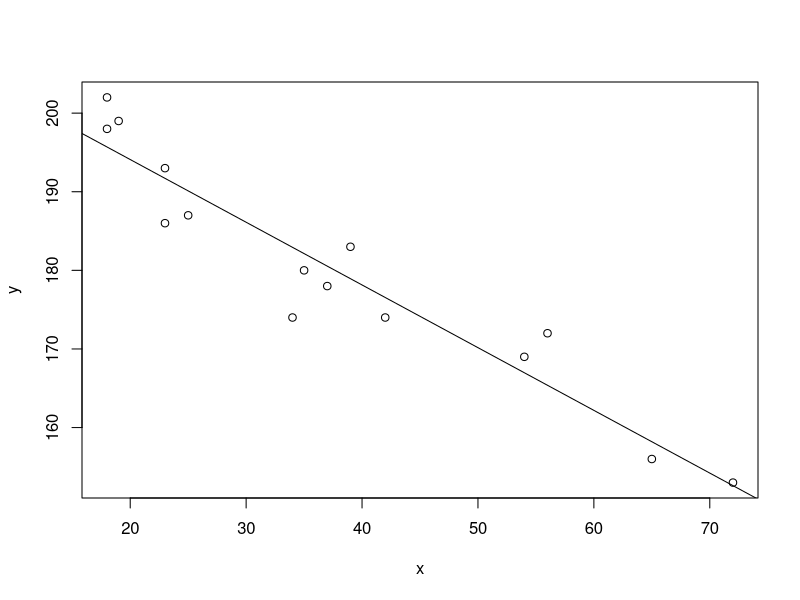
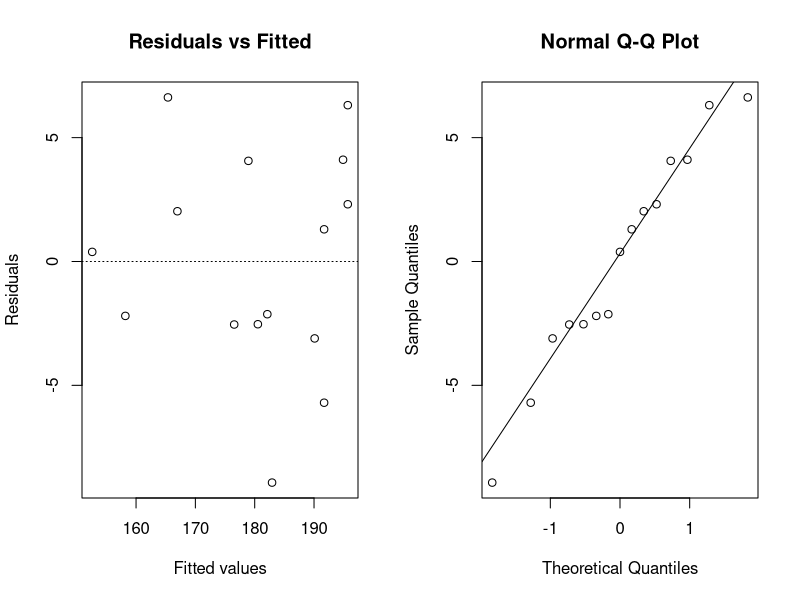
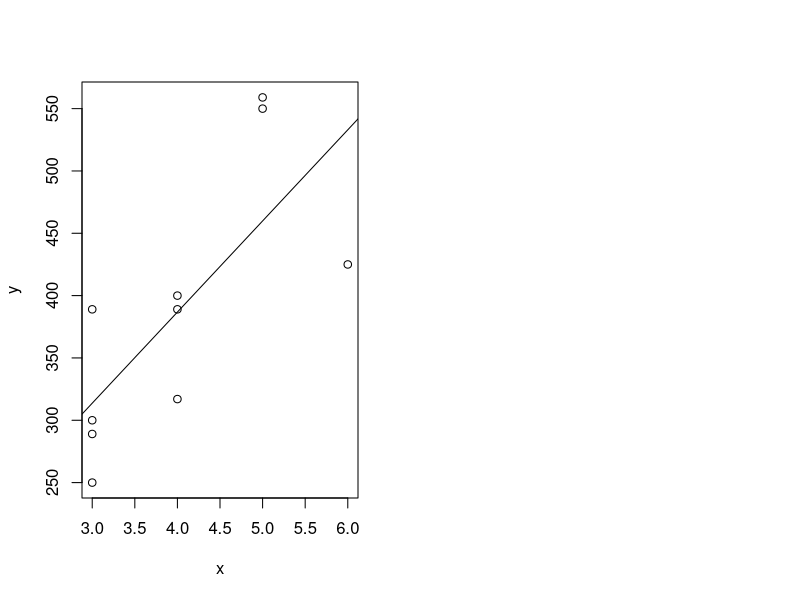

Source code (R) for these figures, in order:
#Bai 10: Hoi quy va tuong quan
#1. Mo hinh hoi quy tuyen tinh don
#Vi du 1. Nhip tim toi da
x <- c(18, 23, 25, 35, 65, 54, 34, 56, 72, 19, 23, 42, 18, 39, 37); #length(x);
y <- c(202, 186, 187, 180, 156, 169, 174, 172, 153, 199, 193, 174, 198, 183, 178); #length(y)
plot(x, y) #ve do thi
abline(lm(y ~ x)) #ve duong hoi quy
lm(y ~ x) #cac gia tri co ban cua phan tich hoi quy
result = lm(y ~ x)
summary(result)
res = resid(result)
summary(res)

#Phan tich thang du
#Vi du 2. 
par(mfrow = c(1, 2)) #chuan bi ve hai do thi tren mot cua so
plot(result$fitted.values, result$residuals, xlab = 'Fitted values', ylab = 'Residuals', main = 'Residuals vs Fitted') #do thi thang du theo gia tri hoi quy
abline(h = 0, lty = 3)
qqnorm(res) #do thi normal Q - Q
qqline(res) #duong thagn ly thuyet tren do thi Q - Q

#Bai tap
#Bai tap 1
#Cau a
y <- c(300, 250, 400, 550, 317, 389, 425, 289, 389, 559); length(y)
x <- c(3, 3, 4, 5, 4, 3, 6, 3, 4, 5); length(x)
plot(x, y)
abline(lm(y ~ x))
#Cau b
lm(y ~ x)